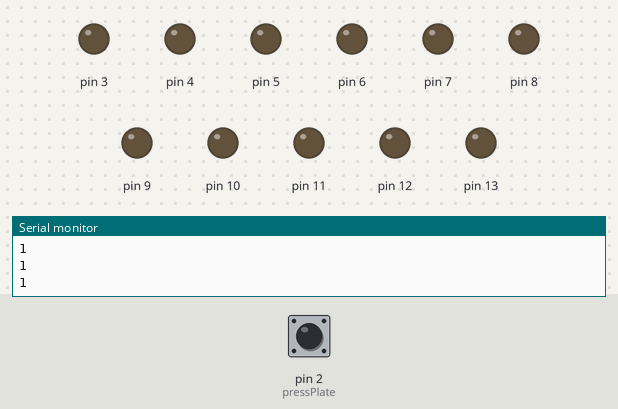
Bench run of a sketch on a simulated Arduino Uno, built with avr-gcc and run on an emulated ATmega328P. Parts: output pins drawn as LEDs (lit = HIGH), the last lines printed to the serial monitor. Inputs (shaded band) come from the test bench; at power-on: pin 2 (pressPlate) HIGH.

Above: at 1.2 s.
1.3 s: pin 2 (pressPlate) pulled LOW for 0.15 s
At 1.4 s:
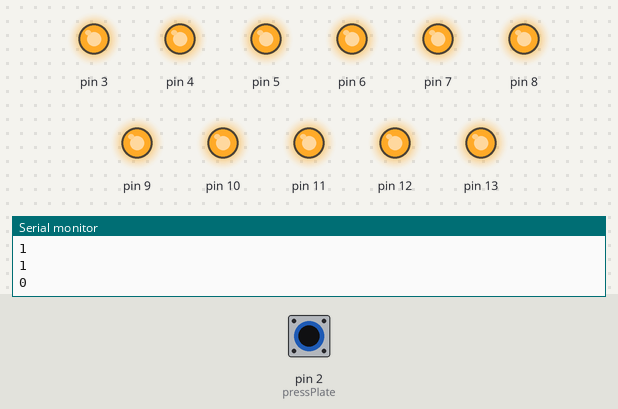
3.0 s: pin 2 (pressPlate) pulled LOW for 3.2 s
At 6.6 s:
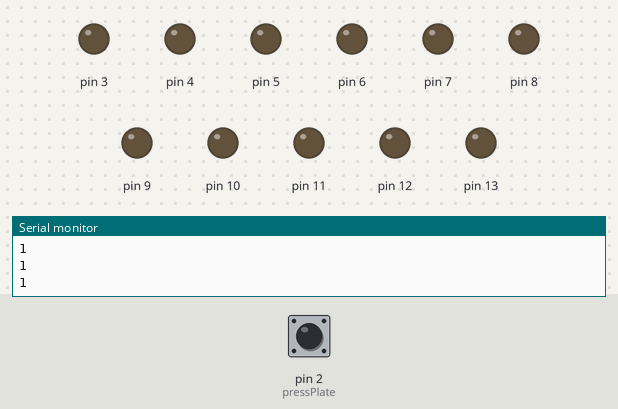
Timing chart, 0 to 8.1 s (numbered marks = the images above; inputs shaded):
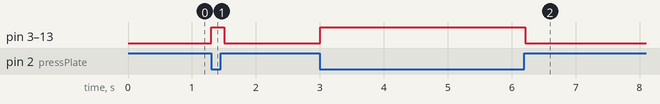

Measured:
- after the input at 1.3 s, pin 3–13: LOW → HIGH at once, → LOW 0.20 s later
- after the input at 3.0 s, pin 3–13: LOW → HIGH at once, → LOW 3.2 s later

The sketch:

Yanagawa.ino
```cpp
/*
 RobotGeek Floormat Demo

 This example demonstrates the use of pinMode(INPUT_PULLUP) to read from
 a floormat switch. The code reads digital input on pin 2 and turns
 Digital Pin 4 HIGH when pin 2 goes LOW.

 The circuit:
 Digital pin 2 -  Floor Mat Switch
 Digital pin 4 - LED / Buzzer / Relay / PowerSwitch Tail

 Since a raw switch like a floormat leaves the digital pin open we need to make
 use of an internal 20K-ohm resistor to pull up to 5V. This configuration causes
 the input to read HIGH when the switch is open, and LOW when it is closed.

 Products Used in this demo
 - http://www.robotgeek.com/store/Search.aspx?SearchTerms=floor%20mat
 - http://www.robotgeek.com/robotgeek-geekduino-sensor-kit
 - http://www.robotgeek.com/robotgeek-led-driver
 - http://www.robotgeek.com/robotgeek-buzzer
 - http://www.robotgeek.com/store/p/6437-PowerSwitch-Tail-II.aspx
 - http://www.robotgeek.com/robotgeek-relay
 - http://www.robotgeek.com/robotgeek-small-workbench.aspx
 - http://www.robotgeek.com/p/power-supply-6vdc-2a.aspx

 */

int pressPlate = 2;

void setup(){
  Serial.begin(9600);

  //configure pin1 as an input and enable the internal pull-up resistor
  pinMode(pressPlate, INPUT_PULLUP);
  //configure pin4 as output
  //pinMode(2, OUTPUT);
  pinMode(3, OUTPUT);
  pinMode(4, OUTPUT);
  pinMode(5, OUTPUT);
  pinMode(6, OUTPUT);
  pinMode(7, OUTPUT);
  pinMode(8, OUTPUT);
  pinMode(9, OUTPUT);
  pinMode(10, OUTPUT);
  pinMode(11, OUTPUT);
  pinMode(12, OUTPUT);
  pinMode(13, OUTPUT);

}

void loop(){
  //read the pin1 state into a variable
  int sensorVal = digitalRead(pressPlate);


  // Keep in mind the pullup means the pushbutton's
  // logic is inverted. It is HIGH when it's open,
  // and LOW when it's pressed. Turn on pin 4 when the
  // floormat is stepped on, and off when it's not:
  if (sensorVal == HIGH) {
    //digitalWrite(2, LOW);
    digitalWrite(3, LOW);
    digitalWrite(4, LOW);
    digitalWrite(5, LOW);
    digitalWrite(6, LOW);
    digitalWrite(7, LOW);
    digitalWrite(8, LOW);
    digitalWrite(9, LOW);
    digitalWrite(10, LOW);
    digitalWrite(11, LOW);
    digitalWrite(12, LOW);
    digitalWrite(13, LOW);
  }
  else {
    //digitalWrite(2, HIGH);
    digitalWrite(3, HIGH);
    digitalWrite(4, HIGH);
    digitalWrite(5, HIGH);
    digitalWrite(6, HIGH);
    digitalWrite(7, HIGH);
    digitalWrite(8, HIGH);
    digitalWrite(9, HIGH);
    digitalWrite(10, HIGH);
    digitalWrite(11, HIGH);
    digitalWrite(12, HIGH);
    digitalWrite(13, HIGH);
  }

  Serial.println(sensorVal);
  delay(100);
}
```
